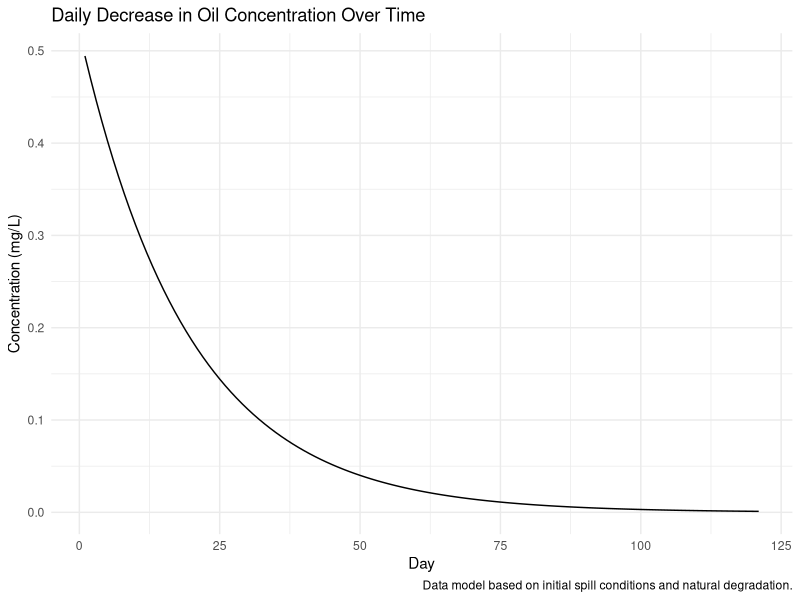

The R source for this figure:
# Oil concentration rate 

# This code performs the oil concentration rate in marine water due to natural degradation processes over time. 
# The script sets initial parameters such as the volume of spilled oil, the density of oil, and the area 
# and depth of the affected marine region. It then calculates the initial concentration of oil in mg/L 
# and simulates the degradation of oil concentration in water, assuming a 5% daily degradation rate, 
# until it reaches a concentration effectively considered as zero (below 0.001 mg/L). The results are
# then prepared for visualization, and the final plot displays the daily decrease in oil concentration over
# time with an accompanying caption indicating the basis of the data model. The code is structured to facilitate 
# adjustments to the initial conditions, allowing for flexible application to various spill scenarios.


# Load necessary library
library(ggplot2)

# Define initial conditions and parameters
initial_release_barrels <- 53000  # Daily initial release in barrels
barrel_to_liter <- 159  # Conversion from barrels to liters
oil_density <- 880  # Oil density in g/L (grams per liter)
mg_per_g <- 1000  # Conversion from grams to milligrams
area_km2 <- 10  # Affected area in square kilometers
depth_m <- 1500  # Ocean depth in meters
degradation_rate <- 0.95  # 5% degradation per day

# Convert area to square meters
area_m2 <- area_km2 * 1e6

# Calculate total volume of water affected in liters
total_volume_liters <- area_m2 * depth_m * 1000  # m² * m * L/m³

# Calculate initial oil mass in milligrams
initial_oil_volume_liters <- initial_release_barrels * barrel_to_liter
initial_oil_mass_mg <- initial_oil_volume_liters * oil_density * mg_per_g

# Calculate initial concentration in mg/L
initial_concentration_mg_per_L <- initial_oil_mass_mg / total_volume_liters

# Calculate oil concentration over an extended period
# Assume we model until the concentration is effectively zero (e.g., below 0.001 mg/L)
days <- 1
concentrations <- numeric()
current_concentration <- initial_concentration_mg_per_L

while(current_concentration > 0.001) {
  concentrations <- c(concentrations, current_concentration)
  current_concentration <- current_concentration * degradation_rate
  days <- days + 1
}

# Prepare data for plotting
concentration_data <- data.frame(Day = 1:length(concentrations), Concentration_mg_per_L = concentrations)

# Plot the data
ggplot(concentration_data, aes(x = Day, y = Concentration_mg_per_L)) +
  geom_line() +
  theme_minimal() +
  labs(title = "Daily Decrease in Oil Concentration Over Time",
       x = "Day",
       y = "Concentration (mg/L)",
       caption = "Data model based on initial spill conditions and natural degradation.")
